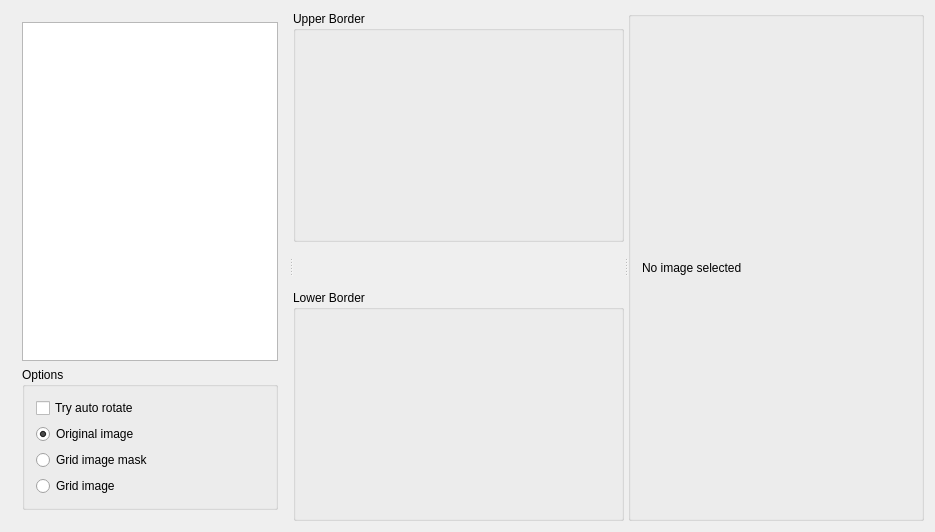
<?xml version="1.0" encoding="UTF-8"?>
<ui version="4.0">
 <class>WinImageFilterGrid</class>
 <widget class="QWidget" name="WinImageFilterGrid">
  <property name="geometry">
   <rect>
    <x>0</x>
    <y>0</y>
    <width>935</width>
    <height>532</height>
   </rect>
  </property>
  <property name="windowTitle">
   <string>WinImageFilterOptions</string>
  </property>
  <property name="description" stdset="0">
   <string>In this step move the slider of the lower and upper color border until you see only the grid of your symbol image.
Make sure the lines forms all cross points of the grid.</string>
  </property>
  <layout class="QHBoxLayout" name="horizontalLayout_4">
   <item>
    <widget class="QSplitter" name="splitter">
     <property name="orientation">
      <enum>Qt::Horizontal</enum>
     </property>
     <widget class="QWidget" name="layoutWidget">
      <layout class="QVBoxLayout" name="verticalLayout_2">
       <item>
        <widget class="QListView" name="listViewFiles">
         <property name="sizePolicy">
          <sizepolicy hsizetype="Expanding" vsizetype="Expanding">
           <horstretch>0</horstretch>
           <verstretch>1</verstretch>
          </sizepolicy>
         </property>
        </widget>
       </item>
       <item>
        <widget class="QGroupBox" name="groupBoxOptions">
         <property name="minimumSize">
          <size>
           <width>0</width>
           <height>100</height>
          </size>
         </property>
         <property name="title">
          <string>Options</string>
         </property>
         <layout class="QVBoxLayout" name="verticalLayout_3">
          <item>
           <widget class="QCheckBox" name="checkBoxAutoRotate">
            <property name="text">
             <string>Try auto rotate</string>
            </property>
           </widget>
          </item>
          <item>
           <widget class="QRadioButton" name="radioButtonImageOriginal">
            <property name="text">
             <string>Original image</string>
            </property>
            <property name="checked">
             <bool>true</bool>
            </property>
            <attribute name="buttonGroup">
             <string notr="true">buttonGroupPreviewSelection</string>
            </attribute>
           </widget>
          </item>
          <item>
           <widget class="QRadioButton" name="radioButtonImageMask">
            <property name="text">
             <string>Grid image mask</string>
            </property>
            <attribute name="buttonGroup">
             <string notr="true">buttonGroupPreviewSelection</string>
            </attribute>
           </widget>
          </item>
          <item>
           <widget class="QRadioButton" name="radioButtonImageGrid">
            <property name="text">
             <string>Grid image</string>
            </property>
            <attribute name="buttonGroup">
             <string notr="true">buttonGroupPreviewSelection</string>
            </attribute>
           </widget>
          </item>
         </layout>
        </widget>
       </item>
      </layout>
     </widget>
     <widget class="QWidget" name="widgetBorders" native="true">
      <property name="maximumSize">
       <size>
        <width>400</width>
        <height>16777215</height>
       </size>
      </property>
      <layout class="QVBoxLayout" name="verticalLayout">
       <property name="leftMargin">
        <number>0</number>
       </property>
       <property name="topMargin">
        <number>0</number>
       </property>
       <property name="rightMargin">
        <number>0</number>
       </property>
       <property name="bottomMargin">
        <number>0</number>
       </property>
       <item>
        <widget class="QGroupBox" name="groupBoxUpper">
         <property name="minimumSize">
          <size>
           <width>331</width>
           <height>231</height>
          </size>
         </property>
         <property name="title">
          <string>Upper Border</string>
         </property>
         <layout class="QHBoxLayout" name="horizontalLayout_2">
          <item>
           <widget class="WidgetColorSelector" name="widgetUpper" native="true"/>
          </item>
         </layout>
        </widget>
       </item>
       <item>
        <spacer name="verticalSpacer">
         <property name="orientation">
          <enum>Qt::Vertical</enum>
         </property>
         <property name="sizeHint" stdset="0">
          <size>
           <width>20</width>
           <height>40</height>
          </size>
         </property>
        </spacer>
       </item>
       <item>
        <widget class="QGroupBox" name="groupBoxLower">
         <property name="minimumSize">
          <size>
           <width>331</width>
           <height>231</height>
          </size>
         </property>
         <property name="title">
          <string>Lower Border</string>
         </property>
         <layout class="QHBoxLayout" name="horizontalLayout">
          <item>
           <widget class="WidgetColorSelector" name="widgetLower" native="true"/>
          </item>
         </layout>
        </widget>
       </item>
      </layout>
     </widget>
     <widget class="QGroupBox" name="groupBoxPreview">
      <property name="sizePolicy">
       <sizepolicy hsizetype="Preferred" vsizetype="Preferred">
        <horstretch>1</horstretch>
        <verstretch>0</verstretch>
       </sizepolicy>
      </property>
      <property name="title">
       <string/>
      </property>
      <layout class="QHBoxLayout" name="horizontalLayout_3">
       <item>
        <widget class="QAspectRatioPixmapLabel" name="labelPreview">
         <property name="sizePolicy">
          <sizepolicy hsizetype="Expanding" vsizetype="Preferred">
           <horstretch>2</horstretch>
           <verstretch>0</verstretch>
          </sizepolicy>
         </property>
         <property name="text">
          <string>No image selected</string>
         </property>
         <property name="loadingText" stdset="0">
          <string>Process image ...</string>
         </property>
         <property name="defaultText" stdset="0">
          <string>No image selected</string>
         </property>
        </widget>
       </item>
      </layout>
     </widget>
    </widget>
   </item>
  </layout>
 </widget>
 <layoutdefault spacing="6" margin="11"/>
 <customwidgets>
  <customwidget>
   <class>QAspectRatioPixmapLabel</class>
   <extends>QLabel</extends>
   <header>QAspectRatioPixmapLabel.h</header>
  </customwidget>
  <customwidget>
   <class>WidgetColorSelector</class>
   <extends>QWidget</extends>
   <header>WidgetColorSelector.h</header>
   <container>1</container>
  </customwidget>
 </customwidgets>
 <resources/>
 <connections/>
 <buttongroups>
  <buttongroup name="buttonGroupPreviewSelection"/>
 </buttongroups>
</ui>
